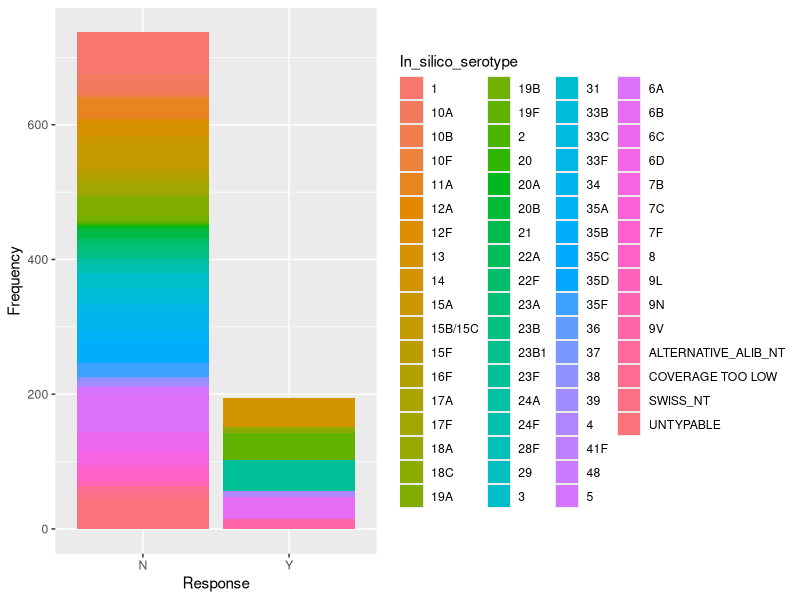
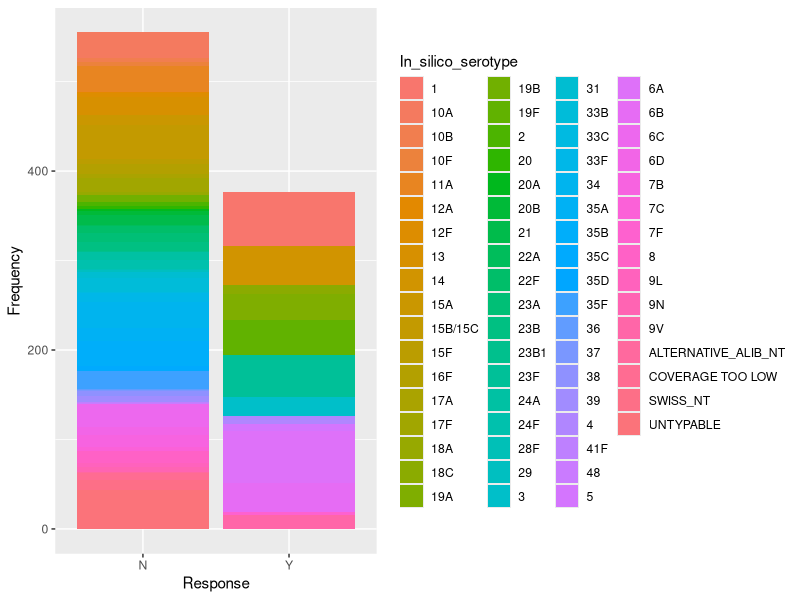
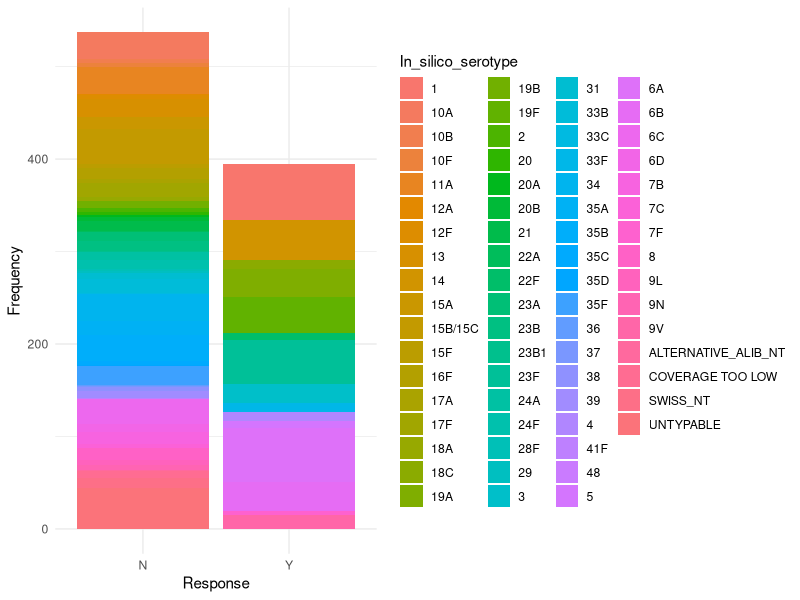
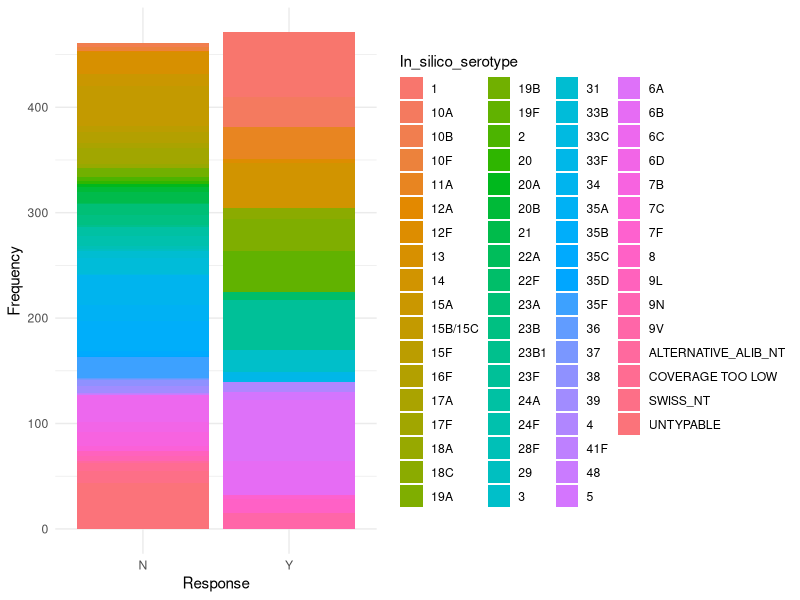
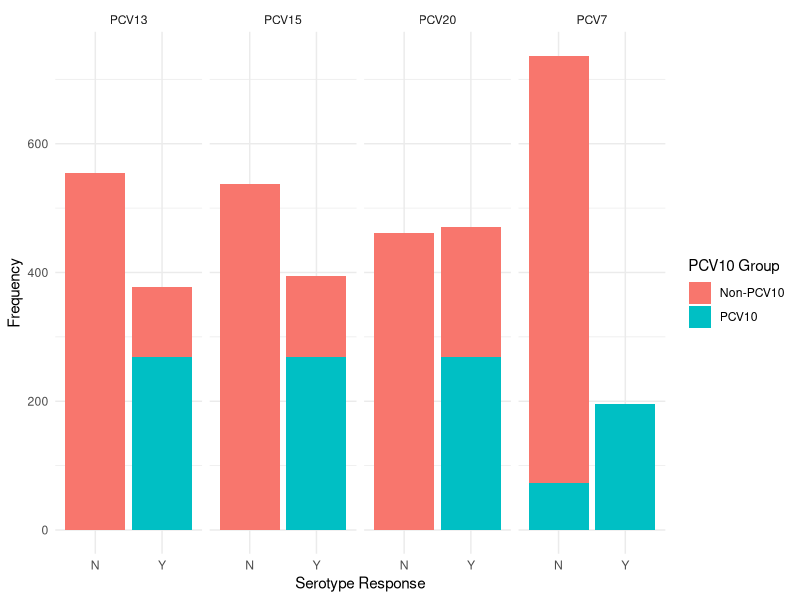
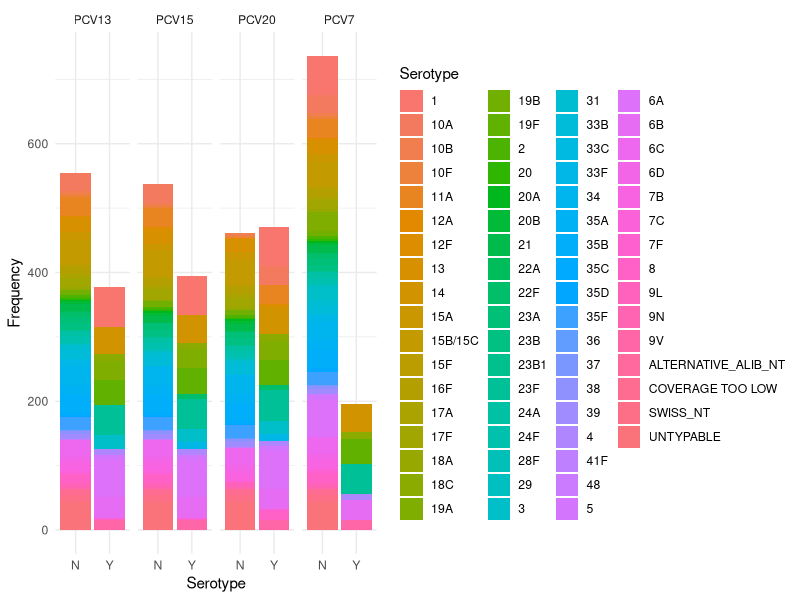

Recreate these plots in R, in order. (Note: this script raises an error after producing the figures.)
## ---- chunk 1
# Loading in required libraries
library(tidyverse)
library(dplyr)
library(ggplot2)
## ---- chunk 2
# Reading in the csv
nepal2Df = read.csv("nepal_gps.csv")
nepal2Df
## ---- chunk 3
# Loading in the typhoid data set used for offset
typhoidDf = read.csv("typhoidMetadata.csv")
typhoidDf
## ---- chunk 4
names(typhoidDf)[names(typhoidDf) == "year"] <- "Year"
## ---- chunk 5
# Creating a new column that is the counts of the cases for each year
typhoidDf_grouped <- typhoidDf %>%
  group_by(Year) %>%
  mutate(typhoidCount = n()) %>%
  filter(Year > 2008 & Year < 2019) %>%
  dplyr::select(Year, typhoidCount)

t2 <- typhoidDf_grouped %>%
   group_by(Year, typhoidCount) %>%
   summarize(.groups = 'drop')

# Creating a new column that is the counts of cases in each year

nepal2DfGrouped <- nepal2Df %>%
  group_by(Year) %>%
  mutate(IPDCount = n()) %>%
  dplyr::select(Year, IPDCount)
    
nepal2DfSelected <- nepal2DfGrouped %>%    
   group_by(Year, IPDCount) %>%
   summarize(.groups = 'drop')

# Adding the typhoid counts to the nepal IPD dataset
mergedDF <- merge(nepal2DfSelected, t2, by = "Year")
## ---- chunk 6

## ---- chunk 7
# Filtering the dataset
nepalForBarChart <- nepal2Df %>%
  dplyr::select(In_silico_serotype, PCV7, PCV13, PCV15, PCV20)

View(nepalForBarChart)
## ---- chunk 8
# Creating bar charts for each of the four vaccines based on the serotypes they have
ggplot(nepalForBarChart, aes(x = PCV7, fill = In_silico_serotype)) +
  geom_bar() +                    
  labs(y = "Frequency", x = "Response") 

ggplot(nepalForBarChart, aes(x = PCV13, fill = In_silico_serotype)) +
  geom_bar() +                    
  labs(y = "Frequency", x = "Response") 


ggplot(nepalForBarChart, aes(x = PCV15, fill = In_silico_serotype)) +
  geom_bar() +                    
  labs(y = "Frequency", x = "Response") +
  theme_minimal()

ggplot(nepalForBarChart, aes(x = PCV20, fill = In_silico_serotype)) +
  geom_bar() +                    
  labs(y = "Frequency", x = "Response") +
  theme_minimal()
## ---- chunk 9
pcv10_serotypes <- c('1', '4', '5', '6B', '7F', '9V', '14', '18C', '19F', '23F')

nepalForBarChart$PCV10_group <- ifelse(nepalForBarChart$In_silico_serotype %in% pcv10_serotypes,"PCV10", "Non-PCV10")
## ---- chunk 10
pcv7df <- data.frame(
  Vaccine = "PCV7",
  Response = nepalForBarChart$PCV7,
  PCV10_group = nepalForBarChart$PCV10_group,
  Serotype = nepalForBarChart$In_silico_serotype
)

pcv13df <- data.frame(
  Vaccine = "PCV13",
  Response = nepalForBarChart$PCV13,
  PCV10_group = nepalForBarChart$PCV10_group,
  Serotype = nepalForBarChart$In_silico_serotype
)

pcv15df <- data.frame(
  Vaccine = "PCV15",
  Response = nepalForBarChart$PCV15,
  PCV10_group = nepalForBarChart$PCV10_group,
  Serotype = nepalForBarChart$In_silico_serotype
)

pcv20df <- data.frame(
  Vaccine = "PCV20",
  Response = nepalForBarChart$PCV20,
  PCV10_group = nepalForBarChart$PCV10_group,
  Serotype = nepalForBarChart$In_silico_serotype
)

# Combine all four into one dataframe
combined <- rbind(pcv7df, pcv13df, pcv15df, pcv20df)
## ---- chunk 11

## ---- chunk 12
## Need to filter out the four random categories above
# Creating four bar charts of each vaccine and their serotypes that are PCV10
ggplot(combined, aes(x = Response, fill = PCV10_group)) +
  geom_bar() +
  facet_grid(. ~ Vaccine) +
  labs(x = "Serotype Response", y = "Frequency", fill = "PCV10 Group") +
  theme_minimal()
## ---- chunk 13
# Finding the unique column names
colnames(nepal2Df)
## ---- chunk 14
# I want to be able to grey out the PCV10 serotypes but idk how
ggplot(combined, aes(x = Response, fill = Serotype)) +
  geom_bar() +
  facet_grid(. ~ Vaccine) +
  labs(x = "Serotype", y = "Frequency", fill = "Serotype") +
  theme_minimal()
## ---- chunk 15
# Estimation when the vaccine was introduced
vax.intro.date <- as.Date('2015-01-01')
vax.intro.year <- format(vax.intro.date, "%Y")

# Date when vaccine efficacy evaluations started; at least 
# 12 months following administration.
vax.eval.date <- as.Date('2016-01-01')
vax.eval.year <- format(vax.eval.date, "%Y")
## ---- chunk 16
# For modeling, we need to use an ordered, discrete variable. Simply, we 
# can use the rownames for this purpose.
nepalPivotedDf <- tibble::rownames_to_column(mergedDF, var = "index") %>%
  mutate(index = as.numeric(index))
## ---- chunk 17
# Attempting method one of time series
# Interrupted time series with disconnected segments

# Creating the 'dummy' variables that are 0 before introduction of vaccine and 1 during vaccine efficacy evaluation stage

nepalPivotedDf <- nepalPivotedDf %>%
  mutate(
    period1 = ifelse(Year >= vax.intro.year, 1, 0),
    period2 = ifelse(Year >= vax.eval.year, 1, 0)
  )

# Viewing the changes
nepalPivotedDf[, c("index", "Year", "period1", "period2")]
## ---- chunk 18


## ---- chunk 19
nepalPivotedDf <- nepalPivotedDf %>%
  filter(Year != 2014)

# Creating the offsets by selecting all tyhpoid cases
nepalPivotedDf$log.offset <- log(nepalPivotedDf$typhoidCount)
## ---- chunk 20
mod3 <- glm.nb(IPDCount ~ index  + offset(log.offset) +
          # Finding the change in disease during administration and evaluation period
          period1  + period2, data = nepalPivotedDf)

summary(mod3)
## ---- chunk 21
p1 <- 
  ggplot(nepalPivotedDf, aes(x = Year, y = IPDCount)) +
      geom_point() +
      labs(title = "Infections Scatter Plot",
         x = "Year", y = "Counts") +
      # Have y-axis for the two plots be the same.
      #ylim(0, NA) +
      theme_linedraw() +
      # Specify aspects of the theme plot formatting settings.
      theme(panel.spacing = unit(2, 'lines'), 
            axis.text.x = element_text(angle = 90))

p1
## ---- chunk 22
# Make predictions with confidence intervals.
pred4 <- predict(mod3, type = "response", se.fit = TRUE)

# Add the model predictions and 95% COI to the dataframe.
nepalPivotedDf.pred.its <- nepalPivotedDf %>%
  mutate(se.fit = pred4$se.fit, pred = pred4$fit) %>%
  mutate(
    conf.low = pred - 1.96 * se.fit,
    conf.high = pred + 1.96 * se.fit
  )

# Plot the newly created model fitting.
p4 <- p1 +
  # Add the fitting line.
  geom_line(data = nepalPivotedDf.pred.its, aes(x = Year, y = pred),
            color = "#377eb8") +
  # Add the confidence interval.
  geom_ribbon(data = nepalPivotedDf.pred.its, aes(ymin = conf.low, ymax = conf.high), 
              alpha = 0.2, fill = "blue") +
  # Change the title name.
  labs(title = "Infections with a Negative Binomial Fit\nInterupted Time Series")

p4
## ---- chunk 23
# Initialize the vacccine effect variables by setting them to 0.
nepalPivotedDf.counterfactual <- nepalPivotedDf
nepalPivotedDf.counterfactual$period1 <- 0
nepalPivotedDf.counterfactual$period2 <- 0

# Generate the fitted values.
nepalPivotedDf.pred.its$pred4.cf <- predict(mod3, type = "response", 
  # Extract fitted value and add to df.pred.
  newdata = nepalPivotedDf.counterfactual)

# Overlay onto plot.
p4 +
 geom_line(data = nepalPivotedDf.pred.its, aes(x = Year, y = pred4.cf),
           color='#e41a1c', lty = 2)

# Only do carriage once combined with non gps
## ---- chunk 24
# Generate the rate ratio between the fitted and counterfactual values.
nepalPivotedDf.pred.its$rr.its <- nepalPivotedDf.pred.its$pred/nepalPivotedDf.pred.its$pred4.cf

p6 <- 
  ggplot(nepalPivotedDf.pred.its, aes(x = Year, y = rr.its)) +
      geom_line() +
      labs(title = "Rate Ratio for the ITS Mode",
         x = "Year", y = "Rate ratio") +
      theme_linedraw() +
      # Specify aspects of the theme plot formatting settings.
      theme(panel.spacing = unit(2, 'lines'), 
            axis.text.x = element_text(angle = 90)) +
      geom_hline(yintercept = 1, col = "gray", lty = 2)

p6
## ---- chunk 25
# A slightly more complicated model where the slope of the line is also allowed to vary in the post vaccine period
mod3a <- glm.nb(IPDCount~index + Year + offset(log.offset) +
                 # Add the counterfactuals with an interaction term.
                 period1 + period1*index +
                 period2 + period2*index, data=nepalPivotedDf)

summary( mod3a)
AIC(mod3, mod3a)
## ---- chunk 26
intro.index <- which(nepalPivotedDf$Year == year(vax.intro.date))
eval.index <- which(nepalPivotedDf$Year == year(vax.eval.date))

nepalPivotedDf <- nepalPivotedDf %>%
  mutate(
    spl1 = ifelse(index - intro.index + 1 < 0, 0, index - intro.index + 1),
    spl2 = ifelse(index - eval.index + 1 < 0, 0, index - eval.index + 1)
  )

# Inspect the changes.
nepalPivotedDf[c("Year", "index", "spl1", "spl2")]
## ---- chunk 27
mod4 <- glm.nb(IPDCount ~ index + Year + offset(log.offset) +
                 # Post-vaccine changes.
                 spl1 + spl2, data = nepalPivotedDf)

summary(mod4)
## ---- chunk 28
# Add the prediction using the smoothed model.
nepalPivotedDf.pred.spl <- nepalPivotedDf %>%
  mutate(pred.spl = predict(mod4, type = "response"))

# Initialize the vacccine effect variables by setting them to 0.
nepalPivotedDf.counterfactual.spl <- nepalPivotedDf
nepalPivotedDf.counterfactual.spl$spl1 <- 0
nepalPivotedDf.counterfactual.spl$spl2 <- 0

# Generate the fitted values.
nepalPivotedDf.pred.spl$pred.spl.cf <- predict(mod4, type = "response", 
  # Extract fitted value and add to df.pred.
  newdata = nepalPivotedDf.counterfactual.spl)
## ---- chunk 29
# Make predictions with confidence intervals.
pred7 <- predict(mod4, type = "response", se.fit = TRUE)

# Add the model predictions and 95% COI to the dataframe.
nepalPivotedDf.pred.spl <- nepalPivotedDf.pred.spl %>%
  mutate(se.fit = pred7$se.fit, pred = pred7$fit) %>%
  mutate(
    conf.low = pred - 1.96 * se.fit,
    conf.high = pred + 1.96 * se.fit
  )


p7 <- 
  ggplot(nepalPivotedDf.pred.spl, aes(x = Year, y = IPDCount)) +
      geom_point() +
      # Add the fitted line.
      geom_line(data = nepalPivotedDf.pred.spl, aes(x = Year, y = pred.spl),
                color = "#377eb8") +
      # Add the confidence interval.
      geom_ribbon(data = nepalPivotedDf.pred.spl, aes(ymin = conf.low, ymax = conf.high),
                  alpha = 0.2, fill = "blue") +
      # Add the counterfactual line.
      geom_line(data = nepalPivotedDf.pred.spl, aes(x = Year, y = pred.spl.cf),
                color = "#e41a1c", lty = 2) +
      labs(title = "Deaths with a Negative Binomial Fit\nITS with Spline Smoothing",
         x = "Year", y = "Counts") +
      theme_linedraw() +
      # Specify aspects of the theme plot formatting settings.
      theme(panel.spacing = unit(2, 'lines'), 
            axis.text.x = element_text(angle = 90))

p7
## ---- chunk 30
# Generate the rate ratio between the fitted and counterfactual values.
nepalPivotedDf.pred.spl$rr.spline <- nepalPivotedDf.pred.spl$pred.spl/nepalPivotedDf.pred.spl$pred.spl.cf

p8 <- p6 +
     geom_line(data = nepalPivotedDf.pred.spl, aes(x = Year, y = rr.spline),
               color = "red", lty = 2)

p8
## ---- chunk 31
nepalNonGps <- read.csv("nepal.csv")
nepalNonGps
## ---- chunk 32

## ---- chunk 33
# Pivoting the non gps dataset
nepalNonGpsCarriage <- nepalNonGps %>%
  # Selecting year columns
  dplyr::select(X2014n, X2015n, X2017n, X2018n, X2019n, X2021n) %>%
  # Formating data frame
  pivot_longer(cols = everything(),
               names_to = "Year",
               values_to = "Count") %>%
  # Removing X and n from the year counts
  mutate(Year = gsub("X|n", "", Year)) %>%
  group_by(Year) %>%
  slice_tail()

nepalNonGpsCarriage
## ---- chunk 34
# Plotting the counts of carriage infections over time for non gps dataset
ggplot(data = nepalNonGpsCarriage, aes(x = as.numeric(Year), y = Count)) +
  geom_line() +
  theme_bw() +
  labs(x = "Year", y = "Count", title = "Pneumococcal Carriage Infection Counts Over Time")
## ---- chunk 35
# Selecting only carriage cases from nepal gps dataset
nepalCarriage <- nepal2Df %>%
  group_by(Year) %>%
  mutate(IPDCount = n()) %>%
  filter(Clinical_manifestation == "CARRIAGE") %>%
  dplyr::select(Year, IPDCount)
    
nepalGroupedCarriage <- nepalCarriage %>% 
   group_by(Year, IPDCount) %>%
   summarize(.groups = 'drop')

nepalGroupedCarriage
## ---- chunk 36
View(nepalNonGpsCarriage)
View(nepalGroupedCarriage)
## ---- chunk 37
# Combining the two datasets
mergedCarriageDf <- merge(nepalNonGpsCarriage, nepalGroupedCarriage, by = "Year", all = TRUE)
mergedCarriageDf
## ---- chunk 38

## ---- chunk 39
# Adding the total counts for carriage
mergedCarriageDf$CCount <- rowSums(mergedCarriageDf[, c("Count", "IPDCount")], na.rm = TRUE)
mergedCarriageDf
## ---- chunk 40
# For modeling, we need to use an ordered, discrete variable. Simply, we 
# can use the rownames for this purpose.
carriage2 <- tibble::rownames_to_column(mergedCarriageDf, var = "index") %>%
  mutate(index = as.numeric(index))
## ---- chunk 41
# Creating the 'dummy' variables that are 0 before introduction of vaccine and 1 during vaccine efficacy evaluation stage

carriage2 <- carriage2 %>%
  mutate(
    period1 = ifelse(Year >= vax.intro.year, 1, 0),
    period2 = ifelse(Year >= vax.eval.year, 1, 0)
  )

# Viewing the changes
carriage2[, c("index", "Year", "period1", "period2")]
## ---- chunk 42
typhoidDf_grouped <- typhoidDf %>%
  group_by(Year) %>%
  mutate(typhoidCount = n()) %>%
  dplyr::select(Year, typhoidCount)

t2 <- typhoidDf_grouped %>%
   group_by(Year, typhoidCount) %>%
   summarize(.groups = 'drop')

# Adding the typhoid counts to the carriage2 dataset
mergedCarriage2DF <- merge(carriage2, t2, by = "Year")
## ---- chunk 43
# Creating the offsets by selecting all tyhpoid cases
mergedCarriage2DF$log.offset <- log(mergedCarriage2DF$typhoidCount)
## ---- chunk 44
#mergedCarriage2DF <- mergedCarriage2DF %>%
#  filter(Year != 2014)
mod3 <- glm.nb(CCount ~ index  + offset(log.offset) +
          # Finding the change in disease during administration and evaluation period
          period1  + period2, data = mergedCarriage2DF)

summary(mod3)
## ---- chunk 45
p1 <- 
  ggplot(mergedCarriage2DF, aes(x = Year, y = CCount)) +
      geom_point() +
      labs(title = "Carriage Infections Scatter Plot",
         x = "Year", y = "Counts") +
      # Have y-axis for the two plots be the same.
      #ylim(0, NA) +
      theme_linedraw() +
      # Specify aspects of the theme plot formatting settings.
      theme(panel.spacing = unit(2, 'lines'), 
            axis.text.x = element_text(angle = 90))

p1
## ---- chunk 46
# Make predictions with confidence intervals.
pred4 <- predict(mod3, type = "response", se.fit = TRUE)

# Add the model predictions and 95% COI to the dataframe.
mergedCarriage2DF.pred.its <- mergedCarriage2DF %>%
  mutate(se.fit = pred4$se.fit, pred = pred4$fit) %>%
  mutate(
    conf.low = pred - 1.96 * se.fit,
    conf.high = pred + 1.96 * se.fit
  )

# Plot the newly created model fitting.
p4 <- p1 +
  # Add the fitting line.
  geom_line(data = mergedCarriage2DF.pred.its, aes(x = Year, y = pred), group = 1,
            color = "#377eb8") +
  # Add the confidence interval.
  geom_ribbon(data = mergedCarriage2DF.pred.its, aes(ymin = conf.low, ymax = conf.high), group = 1, 
              alpha = 0.2, fill = "blue") +
  # Change the title name.
  labs(title = "Infections with a Negative Binomial Fit\nInterupted Time Series")

p4
## ---- chunk 47


# Initialize the vacccine effect variables by setting them to 0.
mergedCarriage2DF.counterfactual <- mergedCarriage2DF
mergedCarriage2DF.counterfactual$period1 <- 0
mergedCarriage2DF.counterfactual$period2 <- 0

# Generate the fitted values.
mergedCarriage2DF.pred.its$pred4.cf <- predict(mod3, type = "response", 
  # Extract fitted value and add to df.pred.
  newdata = mergedCarriage2DF.counterfactual)

# Overlay onto plot.
p4 +
 geom_line(data = mergedCarriage2DF.pred.its, aes(x = Year, y = pred4.cf),
           color='#e41a1c', lty = 2, group = 1)
## ---- chunk 48
# Generate the rate ratio between the fitted and counterfactual values.
mergedCarriage2DF.pred.its$rr.its <- mergedCarriage2DF.pred.its$pred/mergedCarriage2DF.pred.its$pred4.cf

p6 <- 
  ggplot(mergedCarriage2DF.pred.its, aes(x = Year, y = rr.its)) +
      geom_line(group = 1) +
      labs(title = "Rate Ratio for the ITS Mode",
         x = "Year", y = "Rate ratio") +
      theme_linedraw() +
      # Specify aspects of the theme plot formatting settings.
      theme(panel.spacing = unit(2, 'lines'), 
            axis.text.x = element_text(angle = 90)) +
      geom_hline(yintercept = 1, col = "gray", lty = 2)

p6
## ---- chunk 49
# Adding in empty rows in the dataset so year goes up by 1 each time
#emptyYears <- data.frame(Year  = c(2010, 2011, 2013, 2016))
#mergedTest <- merge(mergedCarriage2DF, emptyYears, by = "Year", all = TRUE)
## ---- chunk 50
method3Carriage <- tibble::rownames_to_column(mergedCarriage2DF, var = "index3") %>%
 mutate(index3 = as.numeric(index3))
## ---- chunk 51
# A slightly more complicated model where the slope of the line is also allowed to vary in the post vaccine period
mod3a <- glm.nb(CCount ~ index3 + offset(log.offset) +
                 # Add the counterfactuals with an interaction term.
                 period1 + period1*index3 +
                 period2 + period2*index3, data = method3Carriage)
 
summary(mod3a)
AIC(mod3, mod3a)
## ---- chunk 52
# Changing the eval date because there is no 2016
vax.eval.date <- as.Date('2017-01-01')
vax.eval.year <- format(vax.eval.date, "%Y")

intro.index <- which(method3Carriage$Year == year(vax.intro.date))
eval.index <- which(method3Carriage$Year == year(vax.eval.date))

intro.index <- as.numeric(intro.index)
eval.index <- as.numeric(eval.index)

method3Carriage <- method3Carriage %>%
  mutate(
    spl1 = ifelse(index3 - intro.index + 1 < 0, 0, index3 - intro.index + 1),
    spl2 = ifelse(index3 - eval.index + 1 < 0, 0, index3  - eval.index + 1)
  )

# Inspect the changes.
method3Carriage[c("Year", "index", "spl1", "spl2")]
## ---- chunk 53

## ---- chunk 54
method3Carriage <- method3Carriage %>%
  filter(Year != 2014)
mod4 <- glm.nb(CCount ~ index3  + offset(log.offset) +
                 # Post-vaccine changes.
                 spl1 + spl2, data = method3Carriage)

summary(mod4)
## ---- chunk 55
# Add the prediction using the smoothed model.
method3Carriage.pred.spl <- method3Carriage %>%
  mutate(pred.spl = predict(mod4, type = "response"))

# Initialize the vacccine effect variables by setting them to 0.
method3Carriage.counterfactual.spl <- method3Carriage
method3Carriage.counterfactual.spl$spl1 <- 0
method3Carriage.counterfactual.spl$spl2 <- 0

# Generate the fitted values.
method3Carriage.pred.spl$pred.spl.cf <- predict(mod4, type = "response", 
  # Extract fitted value and add to df.pred.
  newdata = method3Carriage.counterfactual.spl)
## ---- chunk 56


# Make predictions with confidence intervals.
pred7 <- predict(mod4, type = "response", se.fit = TRUE)

# Add the model predictions and 95% COI to the dataframe.
method3Carriage.pred.spl <- method3Carriage.pred.spl %>%
  mutate(se.fit = pred7$se.fit, pred = pred7$fit) %>%
  mutate(
    conf.low = pred - 1.96 * se.fit,
    conf.high = pred + 1.96 * se.fit
  )


p7 <- 
  ggplot(method3Carriage.pred.spl, aes(x = Year, y = CCount)) +
      geom_point() +
      # Add the fitted line.
      geom_line(data = method3Carriage.pred.spl, aes(x = Year, y = pred.spl),
                color = "#377eb8", group = 1) +
      # Add the confidence interval.
      geom_ribbon(data = method3Carriage.pred.spl, aes(ymin = conf.low, ymax = conf.high),
                  alpha = 0.2, fill = "blue", group = 1) +
      # Add the counterfactual line.
      geom_line(data = method3Carriage.pred.spl, aes(x = Year, y = pred.spl.cf),
                color = "#e41a1c", lty = 2, group = 1) +
      labs(title = "Carriage Infections with a Negative Binomial Fit\nITS with Spline Smoothing",
         x = "Year", y = "Counts") +
      theme_linedraw() +
      # Specify aspects of the theme plot formatting settings.
      theme(panel.spacing = unit(2, 'lines'), 
            axis.text.x = element_text(angle = 90))

p7
## ---- chunk 57
# Generate the rate ratio between the fitted and counterfactual values.
method3Carriage.pred.spl$rr.spline <- method3Carriage.pred.spl$pred.spl/method3Carriage.pred.spl$pred.spl.cf

p8 <- p6 +
     geom_line(data = method3Carriage.pred.spl, aes(x = Year, y = rr.spline),
               color = "red", lty = 2)

p8
## ---- chunk 58
mergedCarriage2DF$CCount <- mergedCarriage2DF$CCount

introYear <- year(vax.intro.date)
mergedCarriage2DF$Year <- as.numeric(mergedCarriage2DF$Year)

mergedCarriage2DF$CCount[which(mergedCarriage2DF$Year >= vax.intro.date)] <- NA

mergedCarriage2DF[, c("Year", "CCount")]
## ---- chunk 59
mod5<- glm.nb(CCount ~ index # Time trend
              + Year # Seasonality
              + offset(log.offset), data = mergedCarriage2DF)

# Add the prediction using the smoothed model.
ds.pred.mod5 <- mergedCarriage2DF %>%
  mutate(pred.mod5 = predict(mod5, type = "response", newdata = mergedCarriage2DF))
## ---- chunk 60
# Make predictions with confidence intervals.
pred7 <- predict(mod4, type = "response", se.fit = TRUE)

# Add the model predictions and 95% COI to the dataframe.
mergedCarriage2DF.pred.spl <- mergedCarriage2DF.pred.spl %>%
  mutate(se.fit = pred7$se.fit, pred = pred7$fit) %>%
  mutate(
    conf.low = pred - 1.96 * se.fit,
    conf.high = pred + 1.96 * se.fit
  )


p7 <- 
  ggplot(mergedCarriage2DF.pred.spl, aes(x = Year, y = CCount)) +
      geom_point() +
      # Add the fitted line.
      geom_line(data = mergedCarriage2DF.pred.spl, aes(x = Year, y = pred.spl),
                color = "#377eb8") +
      # Add the confidence interval.
      geom_ribbon(data = mergedCarriage2DF.pred.spl, aes(ymin = conf.low, ymax = conf.high),
                  alpha = 0.2, fill = "blue") +
      # Add the counterfactual line.
      geom_line(data = mergedCarriage2DF.pred.spl, aes(x = Year, y = pred.spl.cf),
                color = "#e41a1c", lty = 2) +
      labs(title = "Carriage Infections with a Negative Binomial Fit\nITS with Spline Smoothing",
         x = "Year", y = "Counts") +
      theme_linedraw() +
      # Specify aspects of the theme plot formatting settings.
      theme(panel.spacing = unit(2, 'lines'), 
            axis.text.x = element_text(angle = 90))



p9 <- ggplot(ds.pred.mod5, aes(x=Year, y=CCount)) +
      geom_point() +
      ylab("Carriage Counts, <1 yo") +
      xlab("Year") +
      theme_linedraw() +
      theme(panel.spacing= unit(2,'lines') , axis.text.x=element_text(angle=90)) +
      geom_hline(yintercept=0, col='gray', lty=2) +
      geom_line(color='#377eb8', data=ds.pred.mod5, aes(x=Year, y=pred.mod5))
p9
## ---- chunk 61
ds.pred.mod5$rr.trend<-mergedCarriage2DF$CCount/ds.pred.mod5$pred.mod5

## ---- chunk 62
p8 +  geom_line(color='#377eb8',lwd=1, lty=1,data=ds.pred.mod5, aes(x=Year, y=rr.trend, group = 1))

## ---- chunk 63
eval.period<-mergedCarriage2DF$Year> vax.eval.date

rr.its.eval<- mean(mergedCarriage2DF.pred.its$rr.its[eval.period])

rr.spline.eval<- mean(mergedCarriage2DF.pred.spl$rr.spline[eval.period])

rr.trend.eval<- sum(ds.pred.mod5$CCount[eval.period])/sum(ds.pred.mod5$pred.mod5[eval.period])

round(c('ITS'=rr.its.eval,'Spline'=rr.spline.eval,'Trend Extrapolation'=rr.trend.eval ),2)

#Percent decline
100*(1- round(c('ITS'=rr.its.eval,'Spline'=rr.spline.eval,'Trend Extrapolation'=rr.trend.eval ),2))
